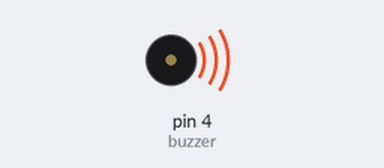
The sketch below on a simulated Arduino Uno, built with avr-gcc and run on an emulated ATmega328P. Parts: buzzer (waves = sounding).

Above: at 0.55 s.
At 3.9 s:
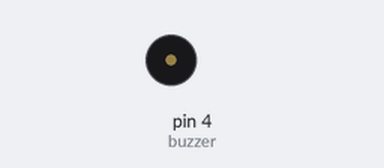
Timing chart, 0 to 4.8 s (numbered marks = the images above):
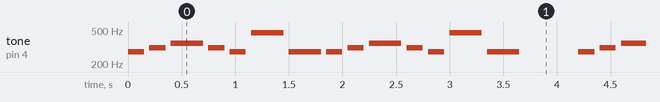

The sketch:

buzzermelody.ino
```cpp
int buzzer = 4;

// Notes (Hz)
#define C4  262
#define Db4 277
#define D4  294
#define Eb4 311
#define E4  330
#define F4  349
#define Gb4 370
#define G4  392
#define Ab4 415
#define A4  440
#define Bb4 466
#define B4  494
#define C5  523

// Melody (main notes)
int melody[] = {
  Db4, Eb4, F4, Eb4, Db4, Bb4, Db4, // measure 1
  Db4, Eb4, F4, Eb4, Db4, Bb4, Db4, // measure 2
  // ... continue for full melody
};

// Durations (ms)
int durations[] = {
  150, 150, 300, 150, 150, 300, 300, // measure 1
  150, 150, 300, 150, 150, 300, 300, // measure 2
  // ... continue for full melody
};

int length = sizeof(melody) / sizeof(melody[0]);

void setup() {
}

void loop() {
  for (int i = 0; i < length; i++) {
    tone(buzzer, melody[i], durations[i]);
    delay(durations[i] + 50);
  }
  delay(500); // pause before looping
}
```

Measured:
- by itself, tone on pin 4 (buzzer): plays 277 Hz for 0.15 s, 311 Hz for 0.15 s, 349 Hz for 0.30 s, 311 Hz for 0.15 s, 277 Hz for 0.15 s, 466 Hz for 0.30 s … (434 notes in this stretch)
